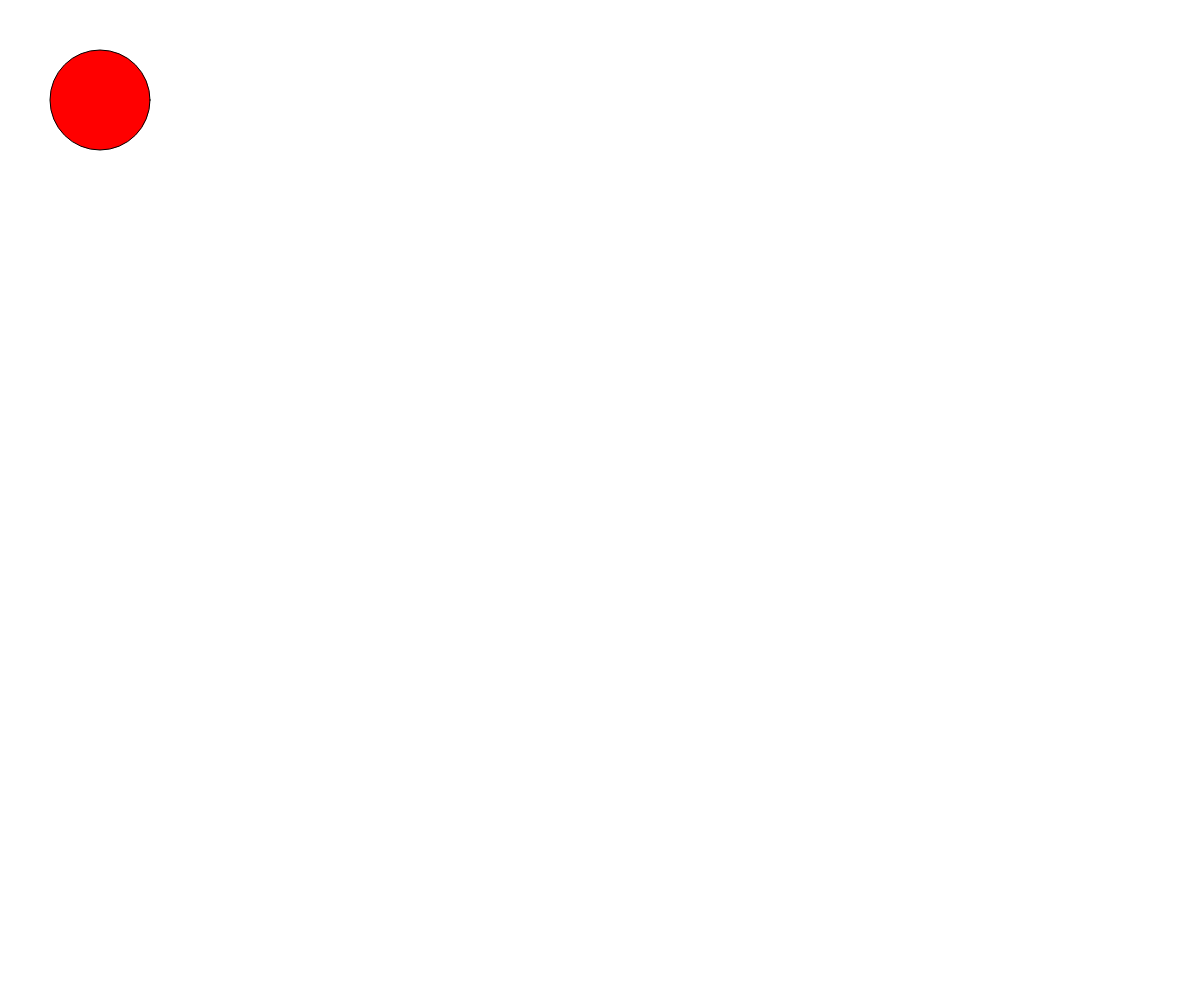
Frame 1 (no input)
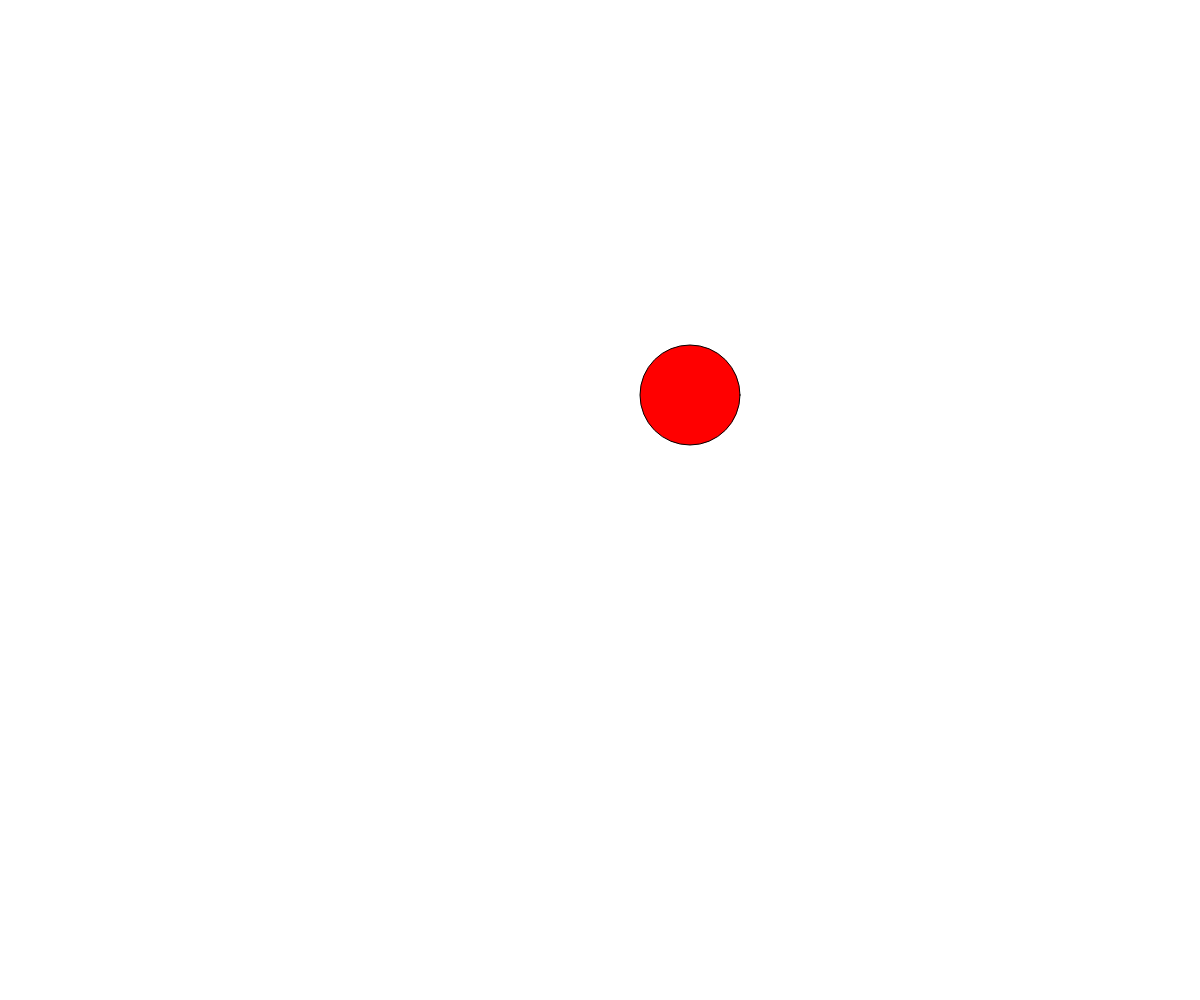
Frame 60 (no input)
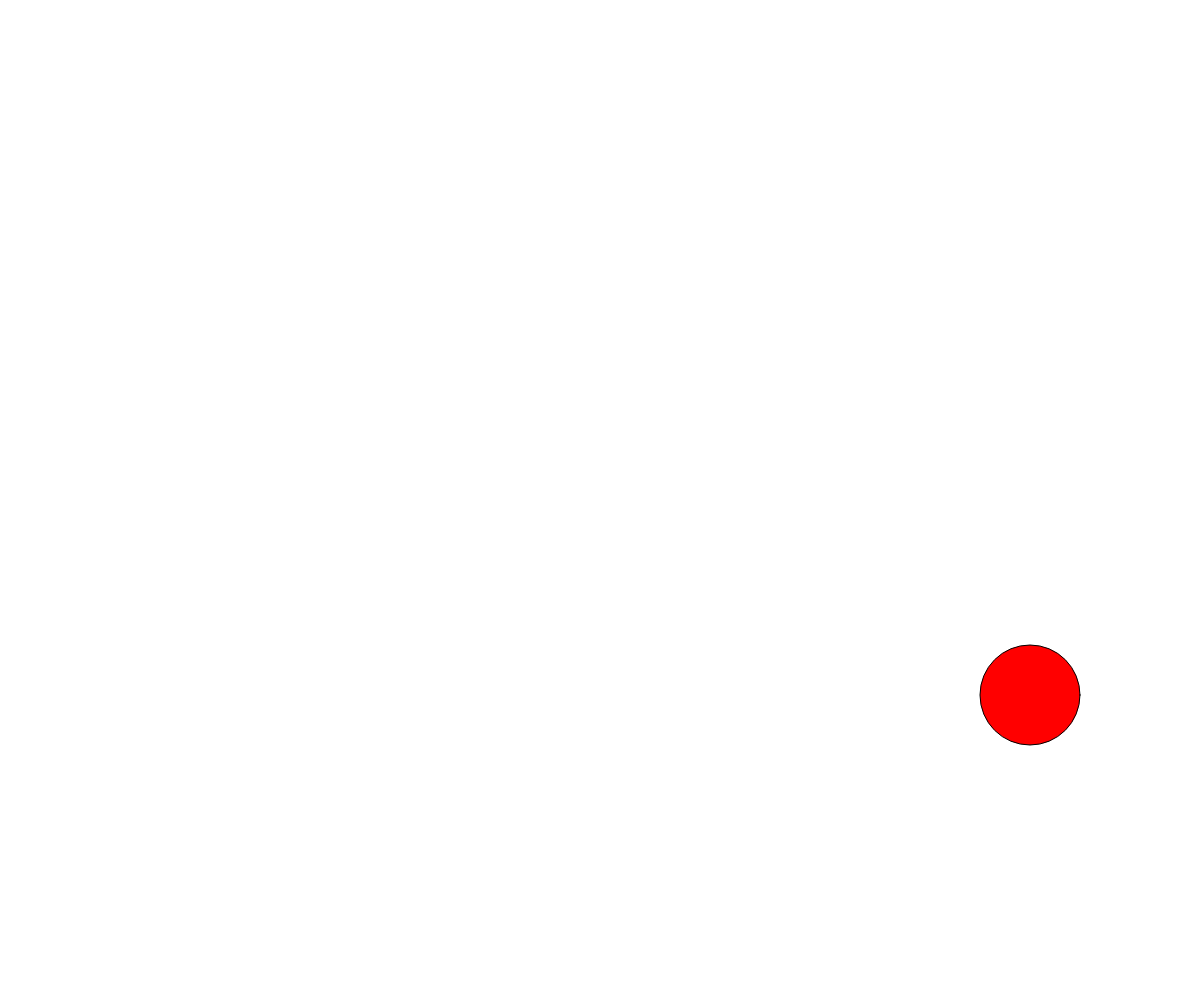
Frame 120 (the mouse pressed at the canvas centre since frame 60)

The p5.js sketch that drew these frames (run headless with seeded random() and noise() and a simulated clock; from frame 60 on, the mouse is pressed at the canvas centre):

// p5.js sketch
// ── sketch.js

let xpos =100;
let ypos =100;
let xspeed = 10;
let yspeed = 5;

function setup() {

  createCanvas(windowWidth,windowHeight);

}
function draw() {

  background(255,255,255);
  fill(255,0,0);
  circle(xpos, ypos, 100);
// these are the controls for ball movement

xpos = xpos +xspeed;


if(xpos > width - 50){
xspeed = -xspeed;
}

if(xpos < 50){
  xspeed = -xspeed;
}

ypos = ypos +yspeed;


if(ypos > height - 50){
yspeed = -yspeed;
}

if(ypos < 50){
  yspeed = -yspeed;
}
// these are the controls for clicking on the ball
if(mouseIsPressed & dist(mouseX, mouseY) <250){
  circle = random(xpos,ypos);
}

if(mouseIsPressed & dist(mouseX,mouseY, xpos, ypos) < 50){
  xpos = random(0,width);
  ypos = random(0,height);
}


}
